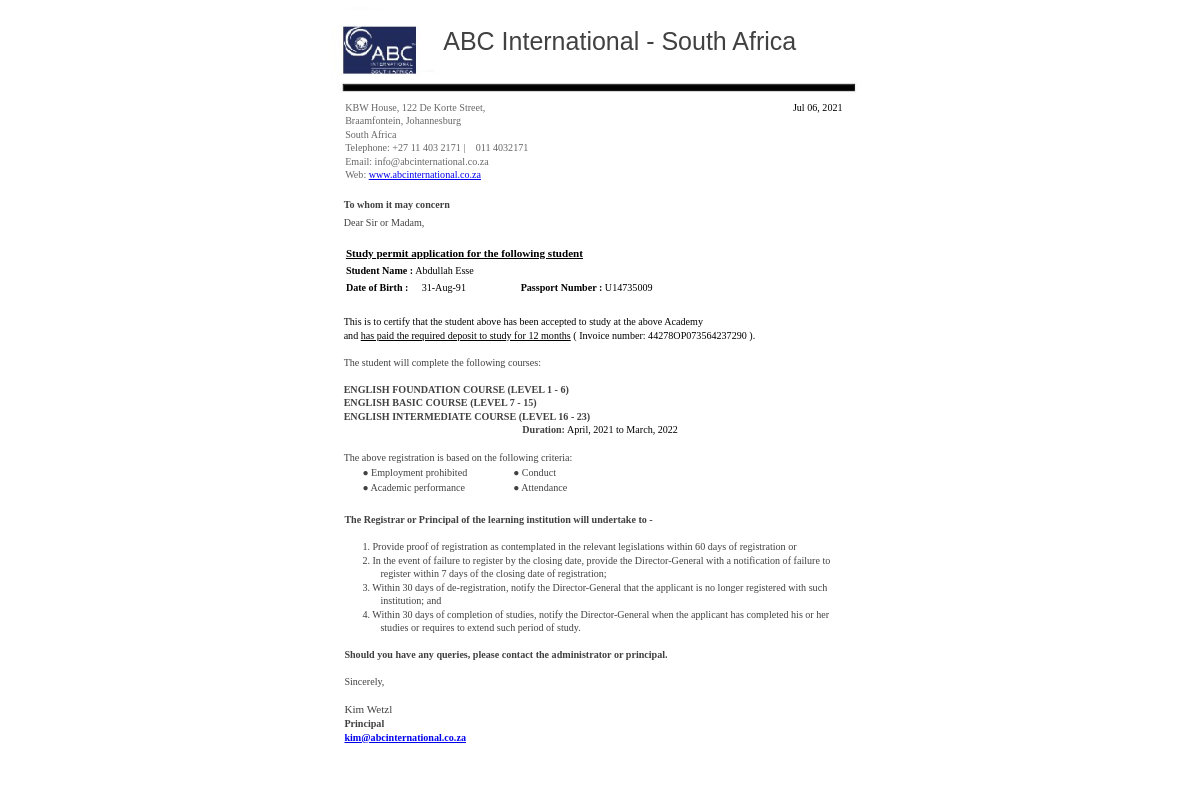
Before: /permit.php?id=3 (signed in) with the older database file.
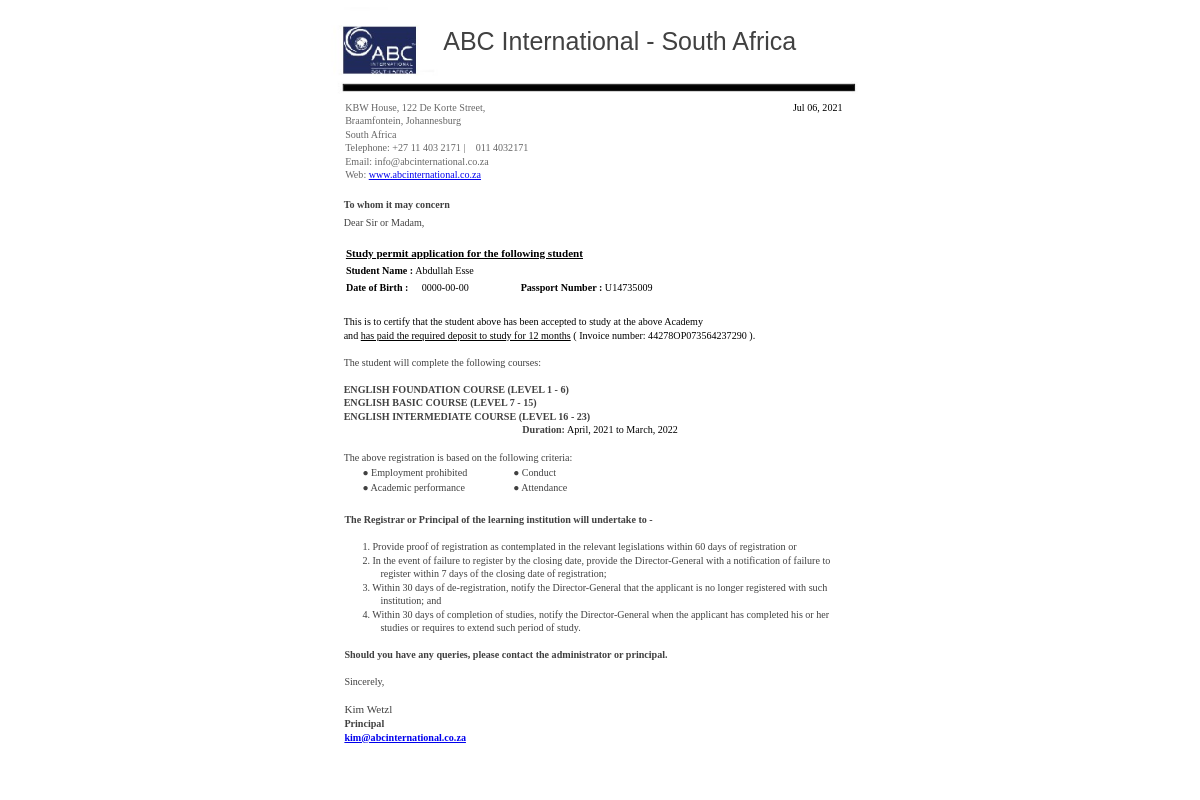
After: the same page with the newer database file.
### tables this page shows
CREATE TABLE `master_registration_list` (
  `id` int(255) NOT NULL,
  `student_id` varchar(1000) DEFAULT NULL,
  `student_name` varchar(1000) DEFAULT NULL,
  `registration_date` date DEFAULT NULL,
  `country` varchar(1000) DEFAULT NULL,
  `passport_no` varchar(1000) DEFAULT NULL,
  `dob` date DEFAULT NULL,
  `phone_no` varchar(1000) DEFAULT NULL,
  `email` varchar(1000) DEFAULT NULL,
  `registration_invoice_no` varchar(1000) DEFAULT NULL,
  `guardian_contact` varchar(1000) NOT NULL,
  `address_S_A` varchar(1000) NOT NULL,
  `facebook` varchar(1000) NOT NULL,
  `insta` varchar(1000) NOT NULL,
  `pic` varchar(1000) NOT NULL DEFAULT 'default.jpg'
);

### permit.php (the view, shortened to what the changed rows need)
<?php
require 'parts/app.php';
$id = $_GET["id"];
$s = "SELECT * FROM master_registration_list WHERE id=$id";
$r = mysqli_query($con, $s);
$row = mysqli_fetch_array($r);
?>
<html>
<head><meta http-equiv=Content-Type content="text/html; charset=UTF-8">
</head>
<body>
<div style="position:absolute;left:50%;margin-left:-306px;top:0px;width:612px;height:100vh;overflow:hidden">
<div style="position:absolute;left:51.90px;top:265.10px" class="cls_008"><span class="cls_008">Student Name :</span><span class="cls_004">   <?php echo $row["student_name"]; ?></span></div>
<div style="position:absolute;left:127.65px;top:281.60px" class="cls_004"><span class="cls_004"><?php echo $row["dob"]; ?></span></div>
<div style="position:absolute;left:226.65px;top:281.60px" class="cls_008"><span class="cls_008">Passport Number :</span><span class="cls_004">  <?php echo $row["passport_no"]; ?></span></div>
</div>
</body>
</html>

Changed rows visible on the page:
changed master_registration_list "Abdullah Esse": dob "31-Aug-91" → "0000-00-00"
